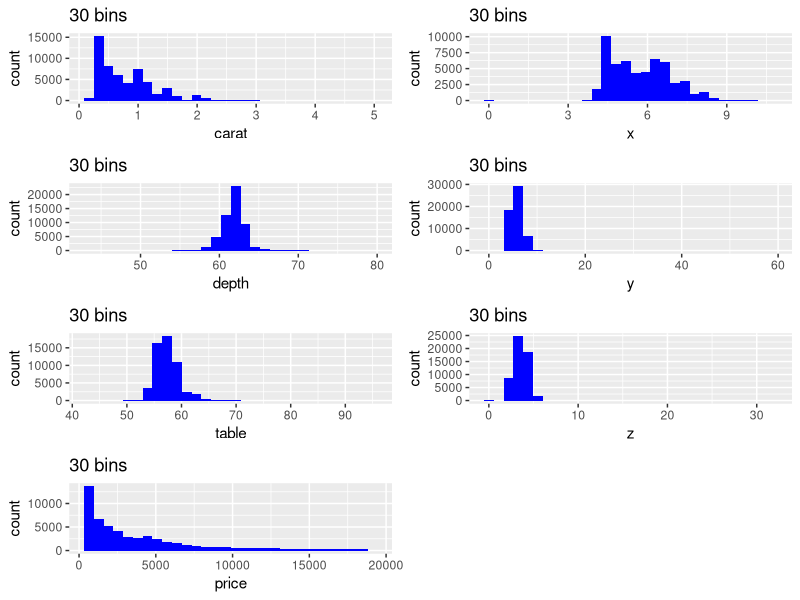
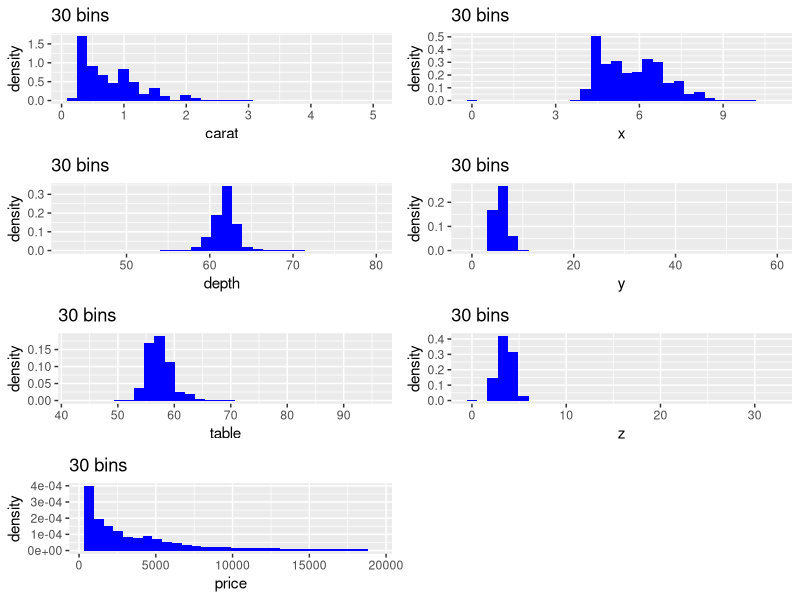
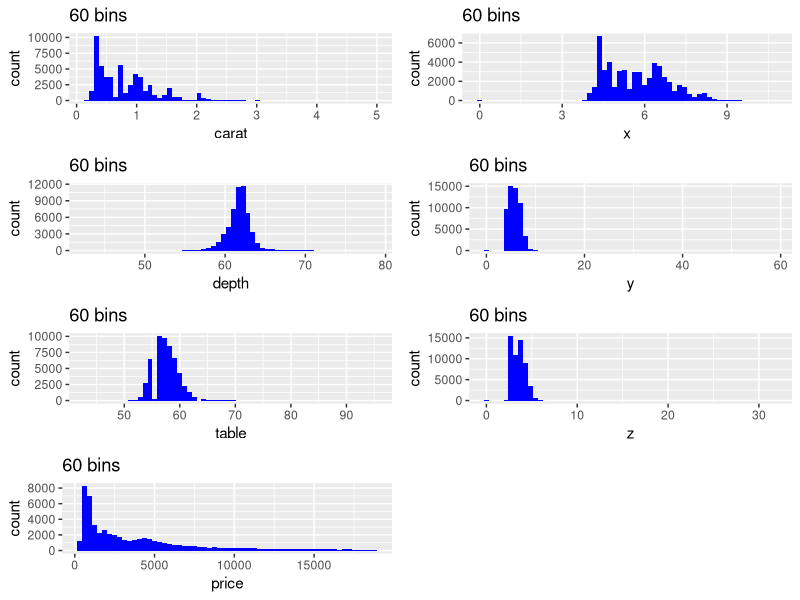
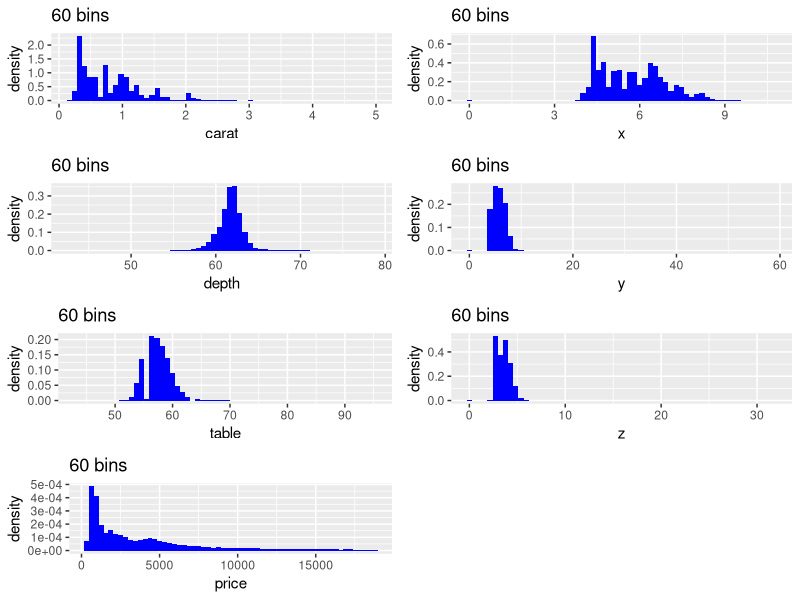
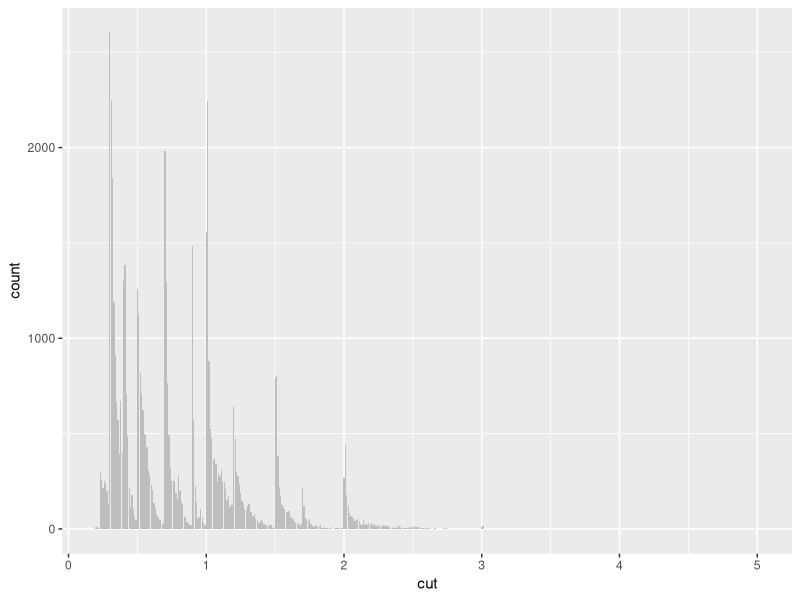
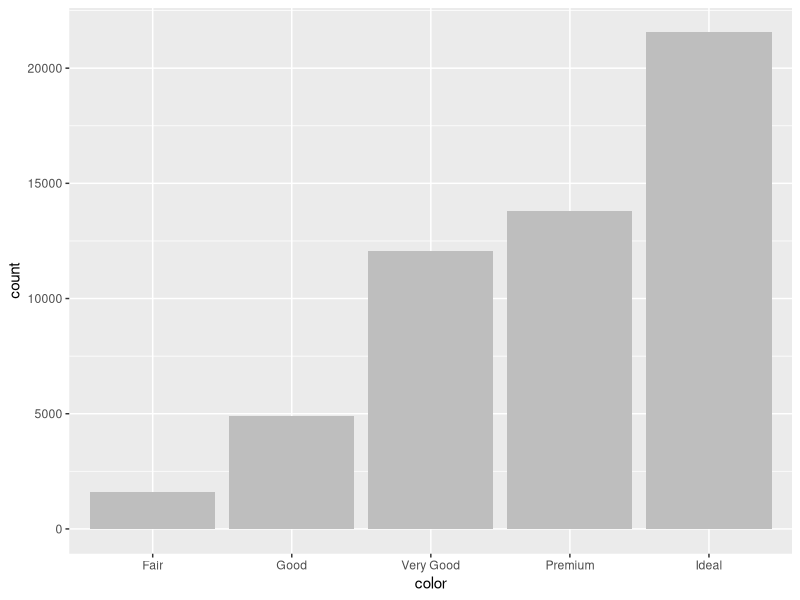
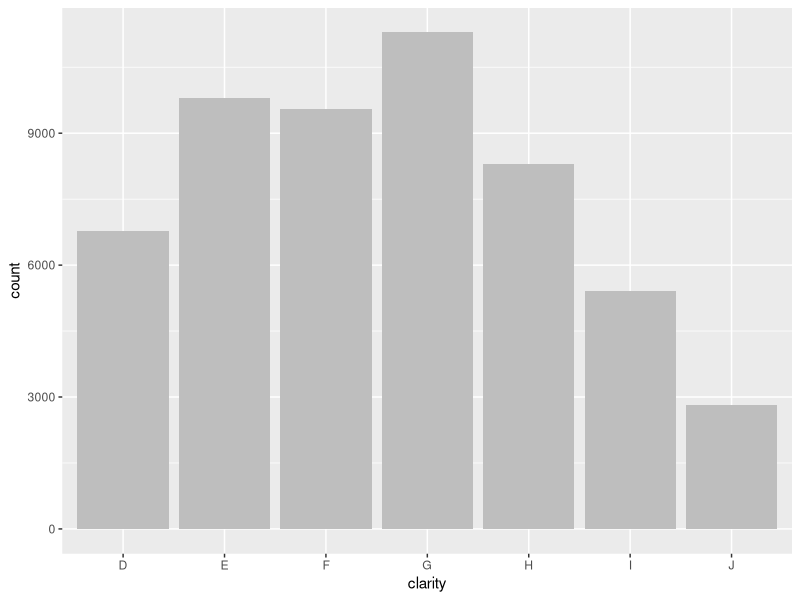

These charts were generated, in order, by the following R code:
# Jack Zhong
# Nov. 2016 


library(ggplot2)
library(grid)
# run the subfunctions first

#1-------------------------------------------------------------------------
freq_table <- function(data) {
  # this function gives a frequency table for categorical and logical variable
  # Parameter: a dataframe
  # Returns: a frequency table
  Cat_Or_Log <- c(data[sapply(data, is.factor)], data[sapply(data, is.logical)])
  return (lapply(Cat_Or_Log, table))
}



#2---------------------------------------------------------------------------
num_summary <- function(data) {
  # this function gives a summary for numerical variable
  # Parameter: a dataframe
  # Returns: a statistics table
  Num <- data[sapply(data, is.numeric)]
  return (summary(Num))
}


r_squared <- function(data) {
  # this function calculate r-sqaure value and returns dataframe
  # Parameter: a dataframe
  # Returns: a new dataframe that contains each pair of column names and 
  # corresponding r-square value
  data <- data[sapply(data, is.numeric)] # only the numeric
  colname <- colnames(data) # extract column names
  pairwise_names <- c() # initiate pair of variables
  pairwise_r_squared <- c() # initiate the r_squared
  for (i in 1:(length(colname)-1)) {
    for (j in (i+1):length(colname)) {
      temp <- summary(lm(data[,i]~data[,j]))$r.squared
        # do linear model on the paired columns and get the r.squared number
      pairwise_names <- c(pairwise_names, paste(colname[i], colname[j], sep="-"))
        # add the new pairnames to the old list
      pairwise_r_squared <- c(pairwise_r_squared, temp)
        # add teh new r_squared number to the old list
    }
  }
  new_data <- data.frame(pairwise_names, pairwise_r_squared)
  colnames(new_data) <- c("Variable Pairs", "R-squared")
  return (new_data)
}  
  

pearson_corr <- function(data, threshold = 0) {
  # this function caculate corr and returns a dataframe
  #Parameter: a dataframe
  #Returns: a new dataframe that contains each pair of column names and corresponding 
  #pearson correlation coefficient
  Num <- data[sapply(data, is.numeric)] # creates a variable that only has the numeric
  b <- combn(colnames(Num), 2) # finds all combinations of the name pairs
  pairs <- paste(b[1,], b[2, ], sep = "-") 
     # the column names are seperated by - using paste function
  c <- cor(Num, method = "pearson")
     # finds the pearson correlation using the cor function
  correlation <- c[which(lower.tri(c))]  
     # lower triangular matrix gets rid of dupilicates and 1's on the diagonal
  newdf <- data.frame(pairs, correlation) # create a new data frame with our pairs
  newdf <- subset(newdf, correlation > threshold) # apply the threshold
  colnames(newdf) <- c("Variable Pairs", "Pearson Exceeds Threshold")
  return(newdf)
}




#3------------------------------------------------------------------------
multiplot <- function(..., plotlist=NULL, file, cols=1, layout=NULL) {
  # this function draws multiple graphs in one page.
  # reference: http://www.cookbook-r.com/Graphs/Multiple_graphs_on_one_page_(ggplot2)/
  plots <- c(list(...), plotlist)
  # create a list 'plots' using ... and plotlist
  numPlots = length(plots)
  if (is.null(layout)) {
    # if layout is NULL, then use 'cols' to determine layout
    layout <- matrix(seq(1, cols * ceiling(numPlots/cols)),
                     ncol = cols, nrow = ceiling(numPlots/cols))
    # ncol=number of columns in plots
    # nrow=number of rows needed, calculated from # of cols
  }
  
  if (numPlots==1) {
    print(plots[[1]])
    
  } else {
    grid.newpage()
    pushViewport(viewport(layout = grid.layout(nrow(layout), ncol(layout))))
    # plot each in the correct location
    for (i in 1:numPlots) {
      matchidx <- as.data.frame(which(layout == i, arr.ind = TRUE))
      # the position that contain this subplot
      print(plots[[i]], vp = viewport(layout.pos.row = matchidx$row,
                                      layout.pos.col = matchidx$col))
    }
  }
}


plotsNum <- function(data,plotswitch='off',bins=NULL){
  # this function plots a pair of blue histograms with a vertical red line at the 
  # mean (counts and density) for every numerical variable at 
  # each number of bins integer specified in the bin vector parameter.
  
  # Parameter:
  #   a dataframe
  #   plotswitch: a character decide whether to plot
  #   vector: bin numbers of historgram (use the default bin size if vector is not provided)
  
  #Returns: histogranms
  num=data[sapply(data,is.numeric)]
  if(plotswitch == "on"){
    if(!is.null(vector)){ # if the user do not specify the binsize
      for(j in 1:length(bins)){ 
        for(i in 1:ncol(num)){
          mean <- mean(num[,i]) 
          # caculate the mean of each numeric column
          p1 <- ggplot(num,aes(x=num[i]),color = "blue")+ 
            geom_histogram(fill="blue",bins=bins[j])+
            ggtitle(paste(colnames(num[i]),bins[j],sep=" bins="))+
            xlab(colnames(num[i]))+
            geom_vline(xintercept = mean,col="red") 
          # draw the histogram of count
          # add red line interpreating mean
          
          p2 <- ggplot(num,aes(x=num[i],..density..))+
            geom_histogram(fill="blue",bins=bins[j])+
            ggtitle(paste(colnames(num[i]),bins[j],sep=" bins="))+
            xlab(colnames(num[i]))+
            geom_vline(xintercept = mean,col="red") 
          #draw the density histogram
          
          grid.newpage()
          #new page
          pushViewport(viewport(layout = grid.layout(2, 2, heights = unit(c(1, 8), "null"))))
          title <- paste(colnames(num[i]),bins[j],sep=" bin=")
          grid.text(title, vp = viewport(layout.pos.row = 1, layout.pos.col = 1:2))
          print(p1, vp = viewport(layout.pos.row = 2, layout.pos.col = 1))
          print(p2, vp = viewport(layout.pos.row = 2, layout.pos.col = 2))
          # print p1 and p2 histograms in pairs
          
        }
      }
    }else{ #if bins isn't NULL
      for(i in 1:ncol(num)){
        mean <- mean(num[,i]) 
        # caculate the mean of each numeric column
        p1 <- ggplot(num,aes(x=num[i]),color = "blue")+  
          geom_histogram(fill="blue")+
          ggtitle(paste(colnames(num[i]),"default bins",sep=" bins="))+
          xlab(colnames(num[i]))+
          geom_vline(xintercept = mean,col="red")
        # draw the histogram of count
        
        p2 <- ggplot(num,aes(x=num[i],..density..))+
          geom_histogram(fill="blue")+
          ggtitle(paste(colnames(num[i]),"default bins",sep=" bins="))+
          xlab(colnames(num[i]))+
          geom_vline(xintercept = mean,col="red")
           # draw the density histogram
        grid.newpage()
        pushViewport(viewport(layout = grid.layout(2, 2, heights = unit(c(1, 8), "null"))))
        title <- paste(colnames(num[i]),"default bins",sep=" bins=")
        grid.text(title, vp = viewport(layout.pos.row = 1, layout.pos.col = 1:2))
        print(p1, vp = viewport(layout.pos.row = 2, layout.pos.col = 1))
        print(p2, vp = viewport(layout.pos.row = 2, layout.pos.col = 2))#print p1 and p2 two histograms
        
      }
      
    }
    
  }else{
    if(plotswitch == "grid"){#  plotswitch is "grid"
      for(j in 1:length(bins)){
        grid.newpage()
        his_count <-list()   
        his_density <- list()  
        #create two empty list
        for(i in 1:ncol(num)){
          his_count[[i]] <- ggplot(num, aes_string(colnames(num[i])), color = "blue") + 
            geom_histogram(fill="blue", bins = bins[j])+ 
            labs(title= paste(bins[j], "bins")) 
          # draw histograms for counts and add them to the list
        }
        multiplot(plotlist = his_count, cols = 2)  
        #draw all histogram with same bins in one page
        for(i in 1:ncol(num)){
          his_density[[i]] <- ggplot(num, aes_string(colnames(num[i])), color = "blue") + 
            geom_histogram(aes(y= ..density..), fill="blue", bins = bins[j])+ 
            labs(title= paste(bins[j], "bins")) 
          #draw histograms for density and add them to the list
        }
        multiplot(plotlist = his_density, cols = 2)  
        #similar to above, draw all histogram of density with same bins in one page
      }
    }
  }
}




#4-----------------------------------------------------------------
is.binary <- function(v) {
  # this function  tell whether the vector is a binary vector
  # Parameter: a vector
  # Returns: TRUE if the vector is binary, FALSE else
  x <- unique(v)                    
  #x contains all unique values in v
  length(x) - sum(is.na(x)) == 2L         
  #check to see if x only contains 2 distinct values
}

plots_cat_or_bi <- function(data, plotswitch = "off") {
  data1 <- data[,sapply(data,is.factor)]
  data2 <- data[,sapply(data,is.logical)]
  data3 <- data[,sapply(data,is.binary)]
  Cat_Or_Bi <- data.frame(data1,data2,data3)
  # pick out categorical and binary columns
  if(plotswitch=="on"|plotswitch=="grid"){
    for(i in 1:ncol(Cat_Or_Bi)){
      p <- ggplot(Cat_Or_Bi,aes(x=data[,i]))+
        geom_bar(fill='gray')+ xlab(colnames(Cat_Or_Bi[i]))
      # for each column, print a bar plot
      print(p)
    }
  }
}



explore <- function(data, plotswitch = "off", threshold = 0, bins = NULL) {
  # this is the main function
  # execute the subfunctions first 
  # parameters: 
  #   a dataframe, a string indicating plotswitch
  #   number between 0 to 1 as threshhold, number of binsize
  # return:
  #   frequency table for categorical and logical variable
  #   summary for numerical variable
  #   r-sqaure value for numerical variables and returns dataframe
  #   caculate corr between numerical variables and returns a dataframe
  # 2 plots with required elements
  
  freq_table <- freq_table (data)
  num_summary <- num_summary (data)
  r_squared <- r_squared (data)
  pearson_corr <- pearson_corr (data, threshold)
  plotsBlue <- plotsNum (data, plotswitch, bins)
  plotsGray <- plots_cat_or_bi (data, plotswitch)
  
  return (list(freq_table, num_summary, r_squared, pearson_corr, plotsBlue, plotsGray))
  
}


# test
data(diamonds)
data<-data.frame(diamonds)
explore(data, "grid", 0.5, c(30,60))
